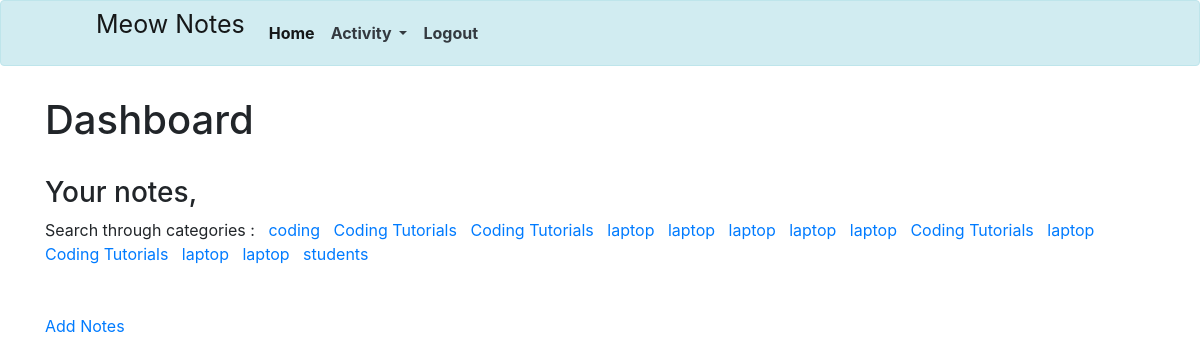
The app's page /dashboard/ (signed in), older data.
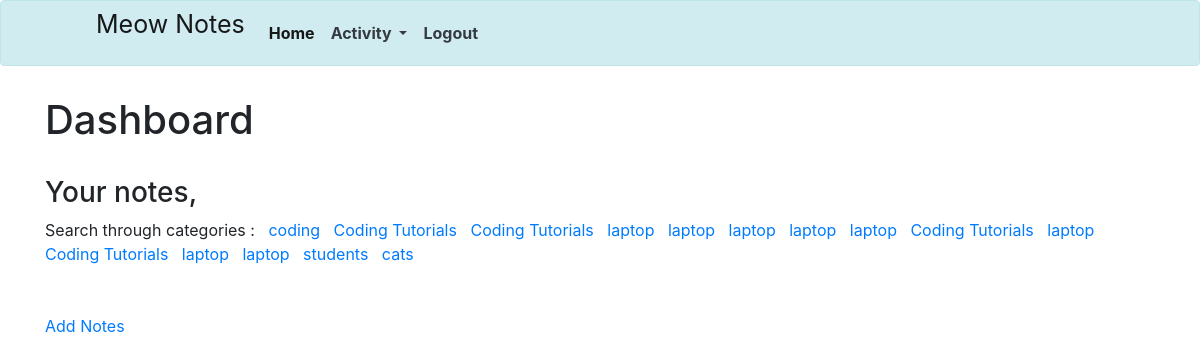
The same page, newer data.
### main/models.py (models this page shows, shortened)
class Post(models.Model):
    title=models.CharField(max_length=255)
    header_image = models.ImageField(null=True, blank=True, upload_to='images/') # this will allow the user without the images to its profile
    '''
        we should not store the image to the database, instead we must use aws and other services and store the link of the image
        this will save the space of the database. Heroku wouldn't let you upload the images to the database.
        ------------------------------------------------------------------------------------------------------------------------
        Steps to install the images
        \----> install the pillow using the command 'pip install Pillow'
        \---->
    '''
    title = models.CharField(max_length=255)
    title_tag = models.CharField(max_length=255, default="")
    header_image = models.ImageField(
        null=True, blank=True, upload_to='images/')
    '''
    For this we need to add the path of the media
    in the settings.py

    STATIC_URL = 'static/'
    STATIC_ROOT = os.path.join(BASE_DIR, 'static/')

    MEDIA_URL = 'media/'
    MEDIA_ROOT = os.path.join(BASE_DIR, 'media/')

    after this we need to do collectstatic

    '''
    author = models.ForeignKey(User, on_delete=models.CASCADE)
    post_date = models.DateField(auto_now_add=True)
    body = RichTextField(blank=True, null=True)
    category = models.CharField(max_length=255, default='')
    likes = models.ManyToManyField(User, related_name='note_post', default='1')

### main/views.py (the view)
# urls.py: path('dashboard/', DashboardView, name='dashboard'),
def DashboardView(request):
    user_notes=Post.objects.filter()
    return render(request, 'mysite/dashboard.html', {'user_notes':user_notes})

### templates/mysite/dashboard.html (shortened to what this page needs)
{% extends 'mysite/base.html' %}
{% block content %}
{% if user.is_authenticated %}
<h1>Dashboard</h1>
<br>
<h3>Your notes, {{post}}</h3>
<marquee>
    Search through categories : &nbsp;
    {% for post in user_notes %}
    {% if post.category %}
    <a href="{% url 'category-view' post.category %}" style="text-decoration:none;">{{ post.category }}</a> &nbsp;
        {% endif %}
        {% endfor %}
</marquee>
<br>
<br>
<a href="{% url 'add-post' %}" class="text-decoration-none">Add Notes</a>
<br>
<br>
{% else %}
{% comment %} This is the part when the user is not authenticated in the home-page {% endcomment %}
{% endif %}
{% endblock %}

Row changes from the older to the newer data that the page shows:
added Post: category "cats"
